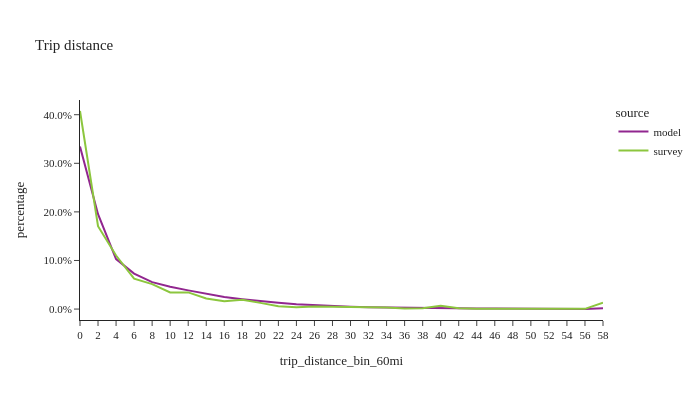

The notebook cell this image was saved under:
### Code cell
df_plot = trip_data.loc[trip_data['trip_distance_bin_60mi'].notna()].groupby(['source','trip_distance_bin_60mi'])['trip_weight'].sum().reset_index()
df_plot['percentage'] = df_plot.groupby(['source'], group_keys=False)['trip_weight']. \
    apply(lambda x: x / float(x.sum()))

fig2 = px.line(df_plot, x='trip_distance_bin_60mi', y="percentage", color="source", title="Trip distance")
fig2.for_each_annotation(lambda a: a.update(text = a.text.split("=")[-1]))
fig2.update_layout(height=400, width=700, font=dict(size=11), yaxis=dict(tickformat=".1%"))
fig2.show()

### Figure 1 — Plotly figure (JSON) as saved in the notebook; plotly's stock layout.template omitted (floating-point values rounded to 4 significant figures)
{"data": [{"hovertemplate": "source=model<br>trip_distance_bin_60mi=%{x}<br>percentage=%{y}<extra></extra>", "legendgroup": "model", "line": {"color": "#91268F", "dash": "solid"}, "marker": {"symbol": "circle"}, "mode": "lines", "name": "model", "orientation": "v", "showlegend": true, "type": "scatter", "x": ["0", "2", "4", "6", "8", "10", "12", "14", "16", "18", "20", "22", "24", "26", "28", "30", "32", "34", "36", "38", "40", "42", "44", "46", "48", "50", "52", "54", "56", "58"], "xaxis": "x", "y": [0.3343, 0.1952, 0.1029, 0.07315, 0.05543, 0.04582, 0.03847, 0.03186, 0.0248, 0.02029, 0.01601, 0.01282, 0.00989, 0.007711, 0.006014, 0.004635, 0.003646, 0.003026, 0.002473, 0.002167, 0.00185, 0.001523, 0.001162, 0.0009487, 0.0007569, 0.0005422, 0.0004678, 0.0003413, 0.000243, 0.00153], "yaxis": "y"}, {"hovertemplate": "source=survey<br>trip_distance_bin_60mi=%{x}<br>percentage=%{y}<extra></extra>", "legendgroup": "survey", "line": {"color": "#8CC63E", "dash": "solid"}, "marker": {"symbol": "circle"}, "mode": "lines", "name": "survey", "orientation": "v", "showlegend": true, "type": "scatter", "x": ["0", "2", "4", "6", "8", "10", "12", "14", "16", "18", "20", "22", "24", "26", "28", "30", "32", "34", "36", "38", "40", "42", "44", "46", "48", "50", "52", "54", "56", "58"], "xaxis": "x", "y": [0.4076, 0.1706, 0.1102, 0.0626, 0.05139, 0.03415, 0.0343, 0.02183, 0.01615, 0.01903, 0.01274, 0.005878, 0.003654, 0.005131, 0.004794, 0.004486, 0.002941, 0.003243, 0.001386, 0.001588, 0.007069, 0.00194, 0.0008001, 0.0006084, 0.0005791, 0.001343, 0.0001468, 0.0003863, 0.0004665, 0.01287], "yaxis": "y"}], "layout": {"font": {"size": 11}, "height": 400, "legend": {"title": {"text": "source"}, "tracegroupgap": 0}, "title": {"text": "Trip distance"}, "width": 700, "xaxis": {"anchor": "y", "domain": [0.0, 1.0], "title": {"text": "trip_distance_bin_60mi"}}, "yaxis": {"anchor": "x", "domain": [0.0, 1.0], "tickformat": ".1%", "title": {"text": "percentage"}}}}
